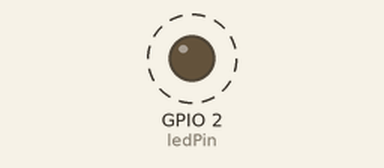
This sketch was run on a simulated ESP32. On the bench: output pins drawn as LEDs (lit = HIGH). Dashed ring = blinking. What the sketch prints to the serial monitor is not drawn.

Above: at 0.4 s.
Timing chart, 0 to 3.0 s (numbered marks = the images above):
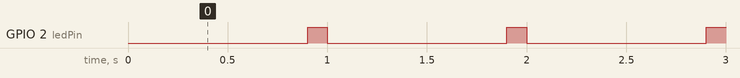

The sketch:

blink_millis.ino
```cpp
// 引脚定义（根据实际连接的LED引脚修改，ESP32板载LED通常是GPIO2）
const int ledPin = 2;

// 亮灭时间（毫秒）
const unsigned long onDuration = 100;   // 亮100ms
const unsigned long offDuration = 900;  // 灭900ms

unsigned long previousMillis = 0;
bool ledState = LOW;   // 初始状态为灭

void setup() {
  pinMode(ledPin, OUTPUT);
  digitalWrite(ledPin, LOW);   // 确保起始时LED熄灭
  Serial.begin(115200);        // 初始化串口通信，波特率115200
  Serial.println("程序启动，LED开始以1Hz频率闪烁（亮100ms，灭900ms）");
}

void loop() {
  unsigned long currentMillis = millis();

  if (ledState == HIGH) {
    // LED当前亮着，检查是否该灭了
    if (currentMillis - previousMillis >= onDuration) {
      ledState = LOW;
      digitalWrite(ledPin, LOW);
      previousMillis = currentMillis;
      Serial.println("LED OFF");   // 灭的时候打印
    }
  } else {
    // LED当前灭着，检查是否该亮了
    if (currentMillis - previousMillis >= offDuration) {
      ledState = HIGH;
      digitalWrite(ledPin, HIGH);
      previousMillis = currentMillis;
      Serial.println("LED ON");    // 亮的时候打印
    }
  }
}
```

Measured:
- by itself, GPIO 2 (ledPin): alternates HIGH for 0.10 s and LOW for 0.90 s
